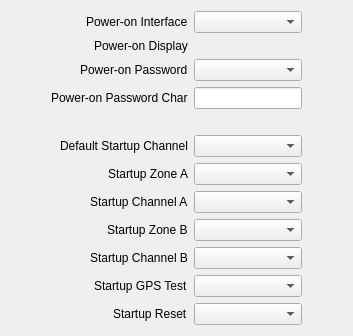
     <widget class="QWidget" name="powerOnTab">
      <attribute name="title">
       <string>Power-on</string>
      </attribute>
      <layout class="QHBoxLayout" name="horizontalLayout_2">
       <item>
        <spacer name="horizontalSpacer_3">
         <property name="orientation">
          <enum>Qt::Orientation::Horizontal</enum>
         </property>
         <property name="sizeHint" stdset="0">
          <size>
           <width>40</width>
           <height>20</height>
          </size>
         </property>
        </spacer>
       </item>
       <item>
        <layout class="QFormLayout" name="formLayout">
         <property name="labelAlignment">
          <set>Qt::AlignmentFlag::AlignRight|Qt::AlignmentFlag::AlignTrailing|Qt::AlignmentFlag::AlignVCenter</set>
         </property>
         <item row="0" column="0">
          <widget class="QLabel" name="label">
           <property name="text">
            <string>Power-on Interface</string>
           </property>
          </widget>
         </item>
         <item row="1" column="0">
          <widget class="QLabel" name="label_2">
           <property name="text">
            <string>Power-on Display</string>
           </property>
          </widget>
         </item>
         <item row="2" column="0">
          <widget class="QLabel" name="label_3">
           <property name="text">
            <string>Power-on Password</string>
           </property>
          </widget>
         </item>
         <item row="3" column="0">
          <widget class="QLabel" name="label_4">
           <property name="text">
            <string>Power-on Password Char</string>
           </property>
          </widget>
         </item>
         <item row="5" column="0">
          <widget class="QLabel" name="label_5">
           <property name="text">
            <string>Default Startup Channel</string>
           </property>
          </widget>
         </item>
         <item row="6" column="0">
          <widget class="QLabel" name="label_6">
           <property name="text">
            <string>Startup Zone A</string>
           </property>
          </widget>
         </item>
         <item row="7" column="0">
          <widget class="QLabel" name="label_7">
           <property name="text">
            <string>Startup Channel A</string>
           </property>
          </widget>
         </item>
         <item row="8" column="0">
          <widget class="QLabel" name="label_8">
           <property name="text">
            <string>Startup Zone B</string>
           </property>
          </widget>
         </item>
         <item row="9" column="0">
          <widget class="QLabel" name="label_9">
           <property name="text">
            <string>Startup Channel B</string>
           </property>
          </widget>
         </item>
         <item row="10" column="0">
          <widget class="QLabel" name="label_10">
           <property name="text">
            <string>Startup GPS Test</string>
           </property>
          </widget>
         </item>
         <item row="11" column="0">
          <widget class="QLabel" name="label_11">
           <property name="text">
            <string>Startup Reset</string>
           </property>
          </widget>
         </item>
         <item row="1" column="1">
          <widget class="QWidget" name="widget_2" native="true">
           <layout class="QVBoxLayout" name="verticalLayout_2">
            <property name="spacing">
             <number>6</number>
            </property>
            <property name="leftMargin">
             <number>0</number>
            </property>
            <property name="topMargin">
             <number>0</number>
            </property>
            <property name="rightMargin">
             <number>0</number>
            </property>
            <property name="bottomMargin">
             <number>0</number>
            </property>
            <item>
             <widget class="QWidget" name="widget_3" native="true">
              <layout class="QHBoxLayout" name="horizontalLayout_3">
               <property name="spacing">
                <number>2</number>
               </property>
               <property name="leftMargin">
                <number>0</number>
               </property>
               <property name="topMargin">
                <number>0</number>
               </property>
               <property name="rightMargin">
                <number>0</number>
               </property>
               <property name="bottomMargin">
                <number>0</number>
               </property>
              </layout>
             </widget>
            </item>
            <item>
             <widget class="QWidget" name="widget_4" native="true">
              <layout class="QHBoxLayout" name="horizontalLayout_4">
               <property name="spacing">
                <number>2</number>
               </property>
               <property name="leftMargin">
                <number>0</number>
               </property>
               <property name="topMargin">
                <number>0</number>
               </property>
               <property name="rightMargin">
                <number>0</number>
               </property>
               <property name="bottomMargin">
                <number>0</number>
               </property>
              </layout>
             </widget>
            </item>
           </layout>
          </widget>
         </item>
         <item row="0" column="1">
          <widget class="QComboBox" name="poweronInterfaceCmbx"/>
         </item>
         <item row="2" column="1">
          <widget class="QComboBox" name="poweronPasswordCmbx"/>
         </item>
         <item row="3" column="1">
          <widget class="QLineEdit" name="poweronPasswordTxt">
           <property name="maxLength">
            <number>8</number>
           </property>
          </widget>
         </item>
         <item row="5" column="1">
          <widget class="QComboBox" name="defaultStartupChannelCmbx"/>
         </item>
         <item row="6" column="1">
          <widget class="QComboBox" name="startupZoneACmbx"/>
         </item>
         <item row="7" column="1">
          <widget class="QComboBox" name="startupChannelACmbx"/>
         </item>
         <item row="8" column="1">
          <widget class="QComboBox" name="startupZoneBCmbx"/>
         </item>
         <item row="9" column="1">
          <widget class="QComboBox" name="startupChannelBCmbx"/>
         </item>
         <item row="10" column="1">
          <widget class="QComboBox" name="startupGpsTestCmbx"/>
         </item>
         <item row="11" column="1">
          <widget class="QComboBox" name="startupResetCmbx"/>
         </item>
         <item row="4" column="0">
          <widget class="QLabel" name="label_203">
           <property name="text">
            <string/>
           </property>
          </widget>
         </item>
         <item row="4" column="1">
          <widget class="QLabel" name="label_204">
           <property name="text">
            <string/>
           </property>
          </widget>
         </item>
        </layout>
       </item>
       <item>
        <spacer name="horizontalSpacer_4">
         <property name="orientation">
          <enum>Qt::Orientation::Horizontal</enum>
         </property>
         <property name="sizeHint" stdset="0">
          <size>
           <width>40</width>
           <height>20</height>
          </size>
         </property>
        </spacer>
       </item>
      </layout>
     </widget>
